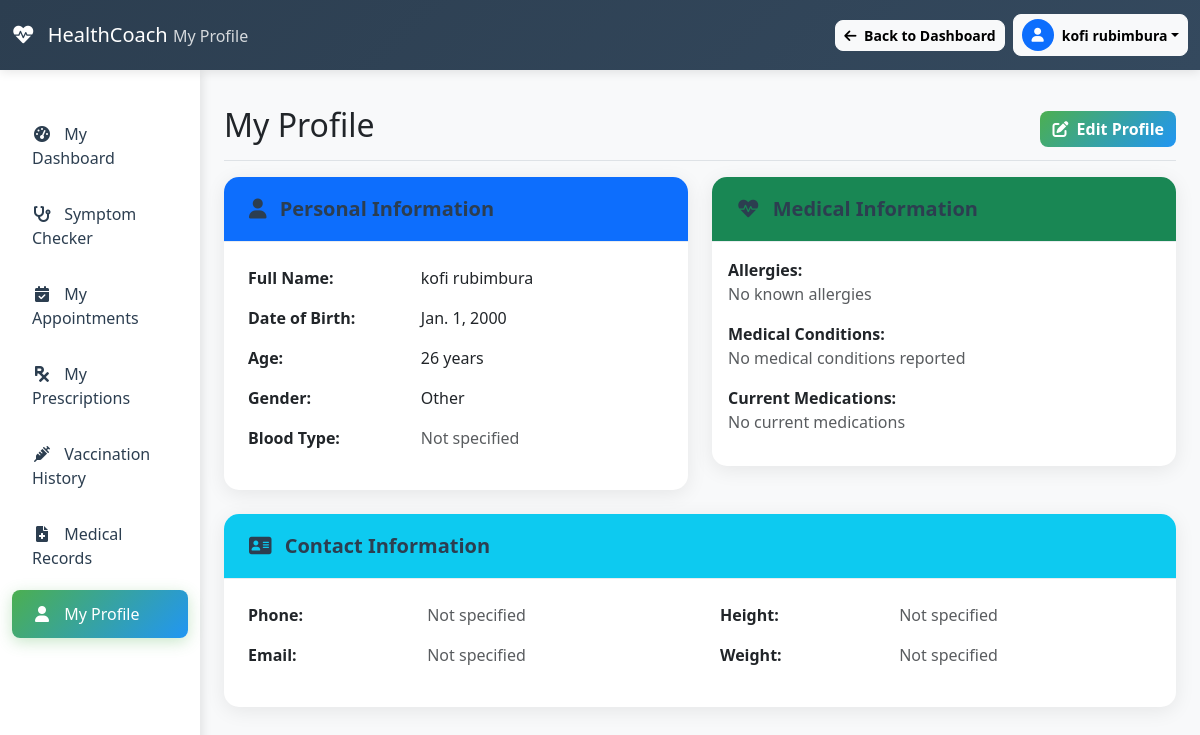
Page /patient/profile/ (signed in) on the earlier database version.
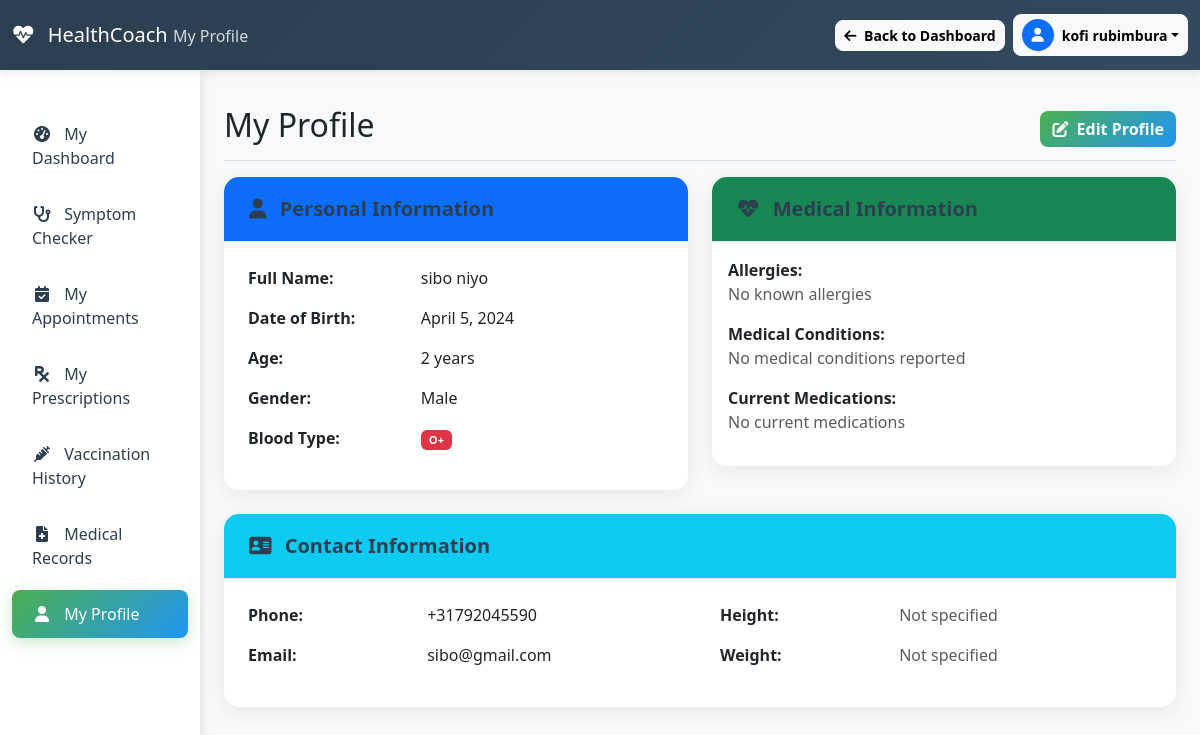
Same page on the later database version.
### vaccineapp/models.py (models this page shows, shortened)
class Patient(models.Model):
    GENDER_CHOICES = [
        ("M", "Male"),
        ("F", "Female"),
        ("O", "Other"),
        ("U", "Unknown"),
    ]
    BLOOD_TYPE_CHOICES = [
        ("A+", "A+"),
        ("A-", "A-"),
        ("B+", "B+"),
        ("B-", "B-"),
        ("AB+", "AB+"),
        ("AB-", "AB-"),
        ("O+", "O+"),
        ("O-", "O-"),
        ("UNK", "Unknown"),
    ]
    user = models.ForeignKey(User, on_delete=models.CASCADE, related_name="patients")
    first_name = models.CharField(max_length=100)
    last_name = models.CharField(max_length=100)
    date_of_birth = models.DateField()
    gender = models.CharField(max_length=1, choices=GENDER_CHOICES, default="U")
    weight = models.DecimalField(
        max_digits=5, decimal_places=2, blank=True, null=True, help_text="Weight in kg"
    )
    height = models.DecimalField(
        max_digits=5, decimal_places=2, blank=True, null=True, help_text="Height in cm"
    )
    blood_type = models.CharField(
        max_length=3, choices=BLOOD_TYPE_CHOICES, blank=True, null=True
    )
    allergies = models.TextField(
        blank=True, null=True, help_text="List any known allergies"
    )
    medical_conditions = models.TextField(
        blank=True, null=True, help_text="List any medical conditions"
    )
    current_medications = models.TextField(
        blank=True, null=True, help_text="List current medications"
    )
    patient_phone = models.CharField(max_length=15, blank=True, null=True)
    patient_email = models.EmailField(blank=True, null=True)
    relationship_to_guardian = models.CharField(
        max_length=50, blank=True, null=True, help_text="e.g., Son, Daughter, Ward"
    )
    medical_record_number = models.CharField(
        max_length=50, blank=True, null=True, unique=True
    )
    created_at = models.DateTimeField(auto_now_add=True)
    updated_at = models.DateTimeField(auto_now=True)
    class Meta:
        ordering = ["-created_at"]
        verbose_name = "Patient"
        verbose_name_plural = "Patients"
    def age(self):
        today = date.today()
        return (
            today.year
            - self.date_of_birth.year
            - (
                (today.month, today.day)
                < (self.date_of_birth.month, self.date_of_birth.day)
            )
        )

### vaccineapp/views.py (the view)
# urls.py: path('patient/profile/', views.patient_profile, name='patient_profile'),
@login_required(login_url='/login/')
def patient_profile(request):
    if request.user.is_staff or request.user.is_superuser:
        return redirect('dashboard')
    patient = Patient.objects.filter(user=request.user).first()
    if not patient:
        messages.warning(request, 'Please complete your patient profile.')
        context = {
            'patient': None,
        }
    else:
        user_profile = UserProfile.objects.filter(user=request.user).first()
        context = {
            'patient': patient,
            'user_profile': user_profile,
        }
    return render(request, 'patient_profile.html', context)

### vaccineapp/templates/patient_profile.html (shortened to what the changed rows need)
{% load static %}
<!DOCTYPE html>
<html lang="en">
<head>
    <link href="https://cdn.jsdelivr.net/npm/bootstrap@5.3.0-alpha1/dist/css/bootstrap.min.css" rel="stylesheet">
    <link rel="stylesheet" href="https://cdnjs.cloudflare.com/ajax/libs/font-awesome/6.0.0/css/all.min.css">
    <link rel="stylesheet" href="{% static 'css/dashboard.css' %}">
</head>
<body class="dashboard-body">
    <div class="container-fluid">
        <div class="row">
            <main class="col-md-9 ms-sm-auto col-lg-10 px-md-4">
                <div class="d-flex justify-content-between flex-wrap flex-md-nowrap align-items-center pt-3 pb-2 mb-3 border-bottom">
                    <h1 class="h2">My Profile</h1>
                </div>
                {% if patient %}
                <div class="row">
                    <div class="col-md-6">
                        <div class="card mb-4">
                            <div class="card-header bg-primary text-white">
                                <h5 class="card-title mb-0">
                                    <i class="fas fa-user me-2"></i>
                                    Personal Information
                                </h5>
                            </div>
                            <div class="card-body">
                                <div class="row">
                                    <div class="col-12">
                                        <table class="table table-borderless">
                                            <tr>
                                                <th width="40%">Full Name:</th>
                                                <td>{{ patient.first_name }} {{ patient.last_name }}</td>
                                            </tr>
                                            <tr>
                                                <th>Date of Birth:</th>
                                                <td>{{ patient.date_of_birth }}</td>
                                            </tr>
                                            <tr>
                                                <th>Age:</th>
                                                <td>{{ patient.age }} years</td>
                                            </tr>
                                            <tr>
                                                <th>Gender:</th>
                                                <td>{{ patient.get_gender_display }}</td>
                                            </tr>
                                            <tr>
                                                <th>Blood Type:</th>
                                                <td>
                                                    {% if patient.blood_type %}
                                                    <span class="badge bg-danger">{{ patient.blood_type }}</span>
                                                    {% else %}
                                                    <span class="text-muted">Not specified</span>
                                                    {% endif %}
                                                </td>
                                            </tr>
                                        </table>
                                    </div>
                                </div>
                            </div>
                        </div>
                    </div>
                    <div class="col-md-6">
                        <div class="card mb-4">
                            <div class="card-header bg-success text-white">
                                <h5 class="card-title mb-0">
                                    <i class="fas fa-heartbeat me-2"></i>
                                    Medical Information
                                </h5>
                            </div>
                            <div class="card-body">
                                <div class="mb-3">
                                    <strong>Allergies:</strong>
                                    <p class="mb-2">
                                        {% if patient.allergies %}
                                        {{ patient.allergies }}
                                        {% else %}
                                        <span class="text-muted">No known allergies</span>
                                        {% endif %}
                                    </p>
                                </div>
                                <div class="mb-3">
                                    <strong>Medical Conditions:</strong>
                                    <p class="mb-2">
                                        {% if patient.medical_conditions %}
                                        {{ patient.medical_conditions }}
                                        {% else %}
                                        <span class="text-muted">No medical conditions reported</span>
                                        {% endif %}
                                    </p>
                                </div>
                                <div class="mb-3">
                                    <strong>Current Medications:</strong>
                                    <p class="mb-0">
                                        {% if patient.current_medications %}
                                        {{ patient.current_medications }}
                                        {% else %}
                                        <span class="text-muted">No current medications</span>
                                        {% endif %}
                                    </p>
                                </div>
                            </div>
                        </div>
                    </div>
                    <div class="col-12">
                        <div class="card">
                            <div class="card-header bg-info text-white">
                                <h5 class="card-title mb-0">
                                    <i class="fas fa-address-card me-2"></i>
                                    Contact Information
                                </h5>
                            </div>
                            <div class="card-body">
                                <div class="row">
                                    <div class="col-md-6">
                                        <table class="table table-borderless">
                                            <tr>
                                                <th width="40%">Phone:</th>
                                                <td>
                                                    {% if patient.patient_phone %}
                                                    {{ patient.patient_phone }}
                                                    {% else %}
                                                    <span class="text-muted">Not specified</span>
                                                    {% endif %}
                                                </td>
                                            </tr>
                                            <tr>
                                                <th>Email:</th>
                                                <td>
                                                    {% if patient.patient_email %}
                                                    {{ patient.patient_email }}
                                                    {% else %}
                                                    <span class="text-muted">Not specified</span>
                                                    {% endif %}
                                                </td>
                                            </tr>
                                        </table>
                                    </div>
                                    <div class="col-md-6">
                                        <table class="table table-borderless">
                                            <tr>
                                                <th width="40%">Height:</th>
                                                <td>
                                                    {% if patient.height %}
                                                    {{ patient.height }} cm
                                                    {% else %}
                                                    <span class="text-muted">Not specified</span>
                                                    {% endif %}
                                                </td>
                                            </tr>
                                            <tr>
                                                <th>Weight:</th>
                                                <td>
                                                    {% if patient.weight %}
                                                    {{ patient.weight }} kg
                                                    {% else %}
                                                    <span class="text-muted">Not specified</span>
                                                    {% endif %}
                                                </td>
                                            </tr>
                                        </table>
                                    </div>
                                </div>
                            </div>
                        </div>
                    </div>
                </div>
                {% else %}
                <div class="alert alert-warning">
                    <h4>Profile Incomplete</h4>
                    <p>Your patient profile is not complete. Please contact the administrator to complete your profile setup.</p>
                    <a href="{% url 'patient_dashboard' %}" class="btn btn-primary">Return to Dashboard</a>
                </div>
                {% endif %}
            </main>
        </div>
    </div>
</body>
</html>

Differences in the rows shown:
no longer on this page (row unchanged): Patient: first_name "kofi", last_name "rubimbura", date_of_birth "Jan. 1, 2000", age "26", gender "Other"
added Patient: first_name "sibo", last_name "niyo", date_of_birth "April 5, 2024", age "2", gender "Male", blood_type "O+", patient_phone "+31792045590", patient_email "sibo@gmail.com"
Other differences:
text no longer shown: "Not specified Not specified Not specified"
